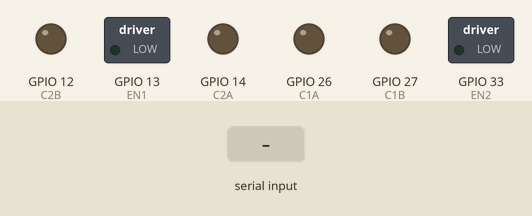
The sketch below on a simulated ESP32. Shown: switched loads named in the sketch (green lamp = pin HIGH), output pins drawn as LEDs (lit = HIGH). Dashed ring = blinking. Inputs (shaded band) come from the test bench. What the sketch prints to the serial monitor is not drawn.

Above: at 1.5 s.
1.6 s: "1" received over Serial
At 2.0 s:
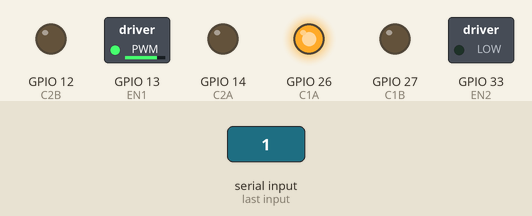
4.6 s: "f" received over Serial
At 6.5 s:
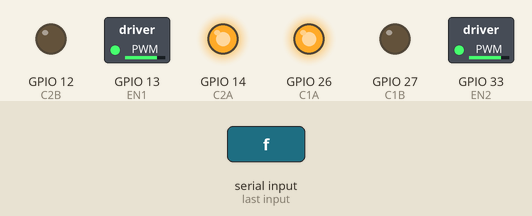
7.6 s: "b" received over Serial
At 8.8 s:
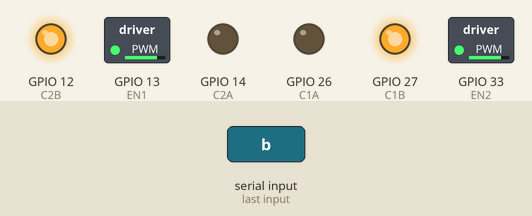
10.6 s: "l" received over Serial
At 11.1 s:
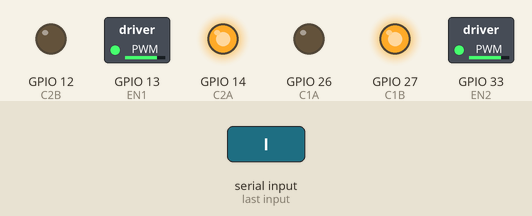
13.6 s: "r" received over Serial
At 14.6 s:
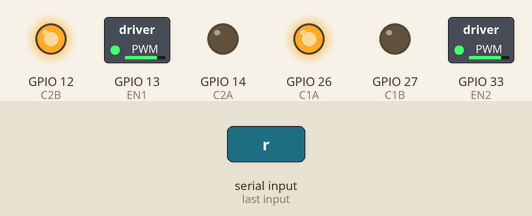
16.6 s: "2" received over Serial
At 17.0 s:
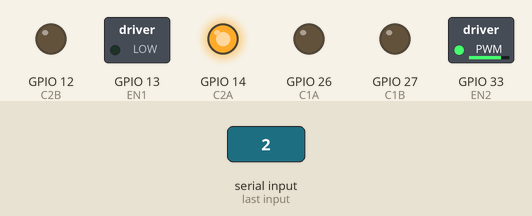
Timing chart, 0 to 20.6 s (numbered marks = the images above; inputs shaded):
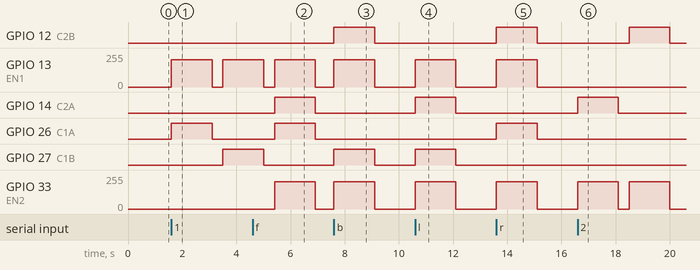

The sketch:

motor_l293d.ino
```cpp
/*
===============================================================================
 PROJECT IKRU — L293D MOTOR DRIVER TEST (standalone, no Wi-Fi)
===============================================================================
 Flash this to the ESP32, open Serial Monitor at 115200 baud, send commands.
 Uses the same ESP32 GPIOs as firmware/controller, so no re-wiring on the ESP32 side.

 WIRING  (L293D, 16-pin DIP — notch/dot marks pin 1, count anti-clockwise)
 Same names and GPIOs as firmware/controller/controller.ino.
 ---------------------------------------------------------------------------
   Firmware   ESP32     L293D pin        Purpose
   EN1        GPIO13    1   (1,2EN)      Left motor enable / speed (PWM)
   C1A        GPIO26    2   (1A)         Left motor direction A
   C1B        GPIO27    7   (2A)         Left motor direction B
   EN2        GPIO33    9   (3,4EN)      Right motor enable / speed (PWM)
   C2A        GPIO14    10  (3A)         Right motor direction A
   C2B        GPIO12    15  (4A)         Right motor direction B

   L293D pin 3 (1Y) + 6 (2Y)     Left motor leads
   L293D pin 11 (3Y) + 14 (4Y)   Right motor leads
   L293D pin 16 (VCC1)           5 V logic supply (4.5 – 7 V): ESP32 VIN/5V or a 5 V regulator
   L293D pin 8  (VCC2)           Motor battery + (4.5 – 36 V)
   L293D pins 4, 5, 12, 13       GND. Solder all 4 (they're also the heat sink)

   ESP32 GND  <->  L293D GND  <->  battery –      (common ground is mandatory)

 NOTES
   * 3.3 V ESP32 outputs are a valid HIGH for the L293D (VIH min 2.3 V).
   * L293D drops ~1.5–3 V across its transistors. With a 2S Li-ion (7.4 V) pack
     the motors only see ~5 V. Weak motion with a full battery is normal for this chip.
   * Max 600 mA per channel (1.2 A peak). TT gear motors stalling can exceed this;
     the chip gets hot and shuts down thermally.
   * GPIO12 (C2B) is a boot strapping pin and must be LOW at reset. Don't add a pull-up to it.
     If the ESP32 won't boot while the L293D is connected, add a 10k pull-down on GPIO12.
   * Recommended: 10k pull-down resistors from EN1 (GPIO13) and EN2 (GPIO33) to GND.
     Floating L293D inputs read as HIGH, and GPIO14 toggles during ESP32 boot, so
     without them the right wheel can twitch at power-on.

 SERIAL COMMANDS
   f / b / l / r   both motors: forward / backward / turn left / turn right (MOVE_MS then stop)
   1               LEFT motor only:  forward, pause, reverse
   2               RIGHT motor only: forward, pause, reverse
   a               auto test: 1, 2, then f, b, l, r
   p               speed ramp 0 -> 100% -> 0 (find the duty where the wheels start)
   + / -           speed +/- 10%
   s               stop (coast, EN LOW)
   x               brake (EN HIGH, both inputs LOW)
   h               help
===============================================================================
*/

#include <Arduino.h>

// ---------------- Pins ----------------
#define EN1 13   // L293D pin 1  (1,2EN)  left speed
#define C1A 26   // L293D pin 2  (1A)
#define C1B 27   // L293D pin 7  (2A)
#define EN2 33   // L293D pin 9  (3,4EN)  right speed
#define C2A 14   // L293D pin 10 (3A)
#define C2B 12   // L293D pin 15 (4A)

// ---------------- Settings ----------------
const uint32_t PWM_FREQ = 1000;  // L293D is a slow bipolar driver: keep PWM low (~1 kHz)
const uint8_t  PWM_BITS = 8;
const uint32_t MOVE_MS  = 1500;

int speedPct = 80;

void setMotor(uint8_t en, uint8_t inA, uint8_t inB, int pct) {
  pct = constrain(pct, -100, 100);
  if (pct == 0) {
    ledcWrite(en, 0);
    digitalWrite(inA, LOW);
    digitalWrite(inB, LOW);
    return;
  }
  digitalWrite(inA, pct > 0 ? HIGH : LOW);
  digitalWrite(inB, pct > 0 ? LOW : HIGH);
  ledcWrite(en, map(abs(pct), 0, 100, 0, 255));
}

void leftMotor(int pct)  { setMotor(EN1, C1A, C1B, pct); }
void rightMotor(int pct) { setMotor(EN2, C2A, C2B, pct); }

void coast() {
  leftMotor(0);
  rightMotor(0);
}

void brake() {
  digitalWrite(C1A, LOW); digitalWrite(C1B, LOW);
  digitalWrite(C2A, LOW); digitalWrite(C2B, LOW);
  ledcWrite(EN1, 255);
  ledcWrite(EN2, 255);
  delay(200);
  coast();
}

void run(const char* label, int left, int right, uint32_t ms = MOVE_MS) {
  Serial.printf("  %-28s L=%4d%%  R=%4d%%\n", label, left, right);
  leftMotor(left);
  rightMotor(right);
  delay(ms);
  coast();
  delay(400);
}

void singleMotorTest(bool left) {
  const char* name = left ? "LEFT" : "RIGHT";
  Serial.printf("\n[%s motor only] Watch which wheel turns and which way.\n", name);
  char label[40];
  snprintf(label, sizeof(label), "%s forward", name);
  run(label, left ? speedPct : 0, left ? 0 : speedPct);
  snprintf(label, sizeof(label), "%s reverse", name);
  run(label, left ? -speedPct : 0, left ? 0 : -speedPct);
  Serial.println("  If the other wheel moved: the motors are on the wrong channels (swap 3/6 with 11/14).");
  Serial.println("  If 'forward' spun backward: swap that motor's two leads.");
}

void rampTest() {
  Serial.println("\n[Ramp] Both motors forward. Note the % where the wheels START to turn.");
  for (int p = 0; p <= 100; p += 5) {
    leftMotor(p); rightMotor(p);
    Serial.printf("  %3d%%\n", p);
    delay(300);
  }
  for (int p = 100; p >= 0; p -= 10) {
    leftMotor(p); rightMotor(p);
    delay(150);
  }
  coast();
  Serial.println("  Ramp done. Set your minimum speed a little above the start %.");
}

void autoTest() {
  Serial.println("\n===== AUTO TEST (L293D) =====");
  singleMotorTest(true);
  singleMotorTest(false);
  Serial.println("\n[Both motors]");
  run("FORWARD", speedPct, speedPct);
  run("BACKWARD", -speedPct, -speedPct);
  run("LEFT (spin)", -speedPct, speedPct);
  run("RIGHT (spin)", speedPct, -speedPct);
  Serial.println("===== AUTO TEST DONE =====");
}

void printHelp() {
  Serial.println("\nL293D test. Commands: f b l r | 1 2 (single motor) | a (auto) | p (ramp) | + - (speed) | s (stop) | x (brake) | h");
  Serial.printf("Speed: %d%%   Move time: %lu ms\n", speedPct, (unsigned long)MOVE_MS);
}

void setup() {
  // Direction pins LOW first so nothing twitches at boot
  pinMode(C1A, OUTPUT); pinMode(C1B, OUTPUT);
  pinMode(C2A, OUTPUT); pinMode(C2B, OUTPUT);
  digitalWrite(C1A, LOW); digitalWrite(C1B, LOW);
  digitalWrite(C2A, LOW); digitalWrite(C2B, LOW);
  ledcAttach(EN1, PWM_FREQ, PWM_BITS);
  ledcAttach(EN2, PWM_FREQ, PWM_BITS);
  coast();

  Serial.begin(115200);
  delay(300);
  Serial.println("\n==========================================");
  Serial.println("  PROJECT IKRU — L293D Motor Test");
  Serial.println("  EN1=13 C1A=26 C1B=27 | EN2=33 C2A=14 C2B=12");
  Serial.println("==========================================");
  printHelp();
}

void loop() {
  if (!Serial.available()) return;
  char c = tolower(Serial.read());
  switch (c) {
    case 'f': run("FORWARD", speedPct, speedPct); break;
    case 'b': run("BACKWARD", -speedPct, -speedPct); break;
    case 'l': run("LEFT (spin)", -speedPct, speedPct); break;
    case 'r': run("RIGHT (spin)", speedPct, -speedPct); break;
    case '1': singleMotorTest(true); break;
    case '2': singleMotorTest(false); break;
    case 'a': autoTest(); break;
    case 'p': rampTest(); break;
    case '+': speedPct = min(100, speedPct + 10); Serial.printf("Speed %d%%\n", speedPct); break;
    case '-': speedPct = max(10, speedPct - 10);  Serial.printf("Speed %d%%\n", speedPct); break;
    case 's': coast(); Serial.println("STOP (coast)"); break;
    case 'x': brake(); Serial.println("BRAKE"); break;
    case 'h': printHelp(); break;
    default: break;  // ignore newlines etc.
  }
}
```

Measured:
- after the input at 1.6 s, GPIO 13 (EN1): 0/255 → 203/255 at once, → 0/255 1.5 s later, → 203/255 0.40 s later; GPIO 26 (C1A): LOW → HIGH at once, → LOW 1.5 s later; GPIO 27 (C1B): LOW → HIGH after 1.9 s
- after the input at 4.6 s, GPIO 14 (C2A), GPIO 26 (C1A): LOW → HIGH after 0.82 s, → LOW 1.5 s later; GPIO 33 (EN2): 0/255 → 203/255 after 0.82 s, → 0/255 1.5 s later
- after the input at 7.6 s, GPIO 12 (C2B), GPIO 27 (C1B): LOW → HIGH at once, → LOW 1.5 s later; GPIO 13 (EN1), GPIO 33 (EN2): 0/255 → 203/255 at once, → 0/255 1.5 s later
- after the input at 10.6 s, GPIO 13 (EN1), GPIO 33 (EN2): 0/255 → 203/255 at once, → 0/255 1.5 s later; GPIO 14 (C2A), GPIO 27 (C1B): LOW → HIGH at once, → LOW 1.5 s later
- after the input at 13.6 s, GPIO 12 (C2B), GPIO 26 (C1A): LOW → HIGH at once, → LOW 1.5 s later; GPIO 13 (EN1), GPIO 33 (EN2): 0/255 → 203/255 at once, → 0/255 1.5 s later
- after the input at 16.6 s, GPIO 12 (C2B): LOW → HIGH after 1.9 s, → LOW 1.5 s later; GPIO 14 (C2A): LOW → HIGH at once, → LOW 1.5 s later; GPIO 33 (EN2): alternates 203/255 for 1.5 s and 0/255 for 0.40 s, starting at once
